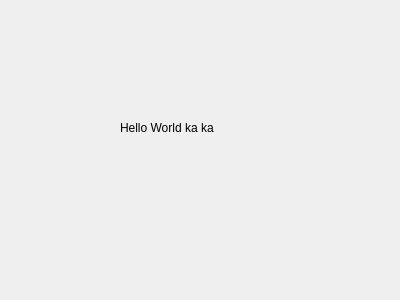
<?xml version="1.0" encoding="UTF-8"?>
<ui version="4.0">
 <class>HelloDialog</class>
 <widget class="QDialog" name="HelloDialog">
  <property name="geometry">
   <rect>
    <x>0</x>
    <y>0</y>
    <width>400</width>
    <height>300</height>
   </rect>
  </property>
  <property name="windowTitle">
   <string>Dialog</string>
  </property>
  <widget class="QLabel" name="label">
   <property name="geometry">
    <rect>
     <x>120</x>
     <y>120</y>
     <width>121</width>
     <height>16</height>
    </rect>
   </property>
   <property name="text">
    <string>Hello World ka ka </string>
   </property>
  </widget>
 </widget>
 <resources/>
 <connections/>
</ui>
